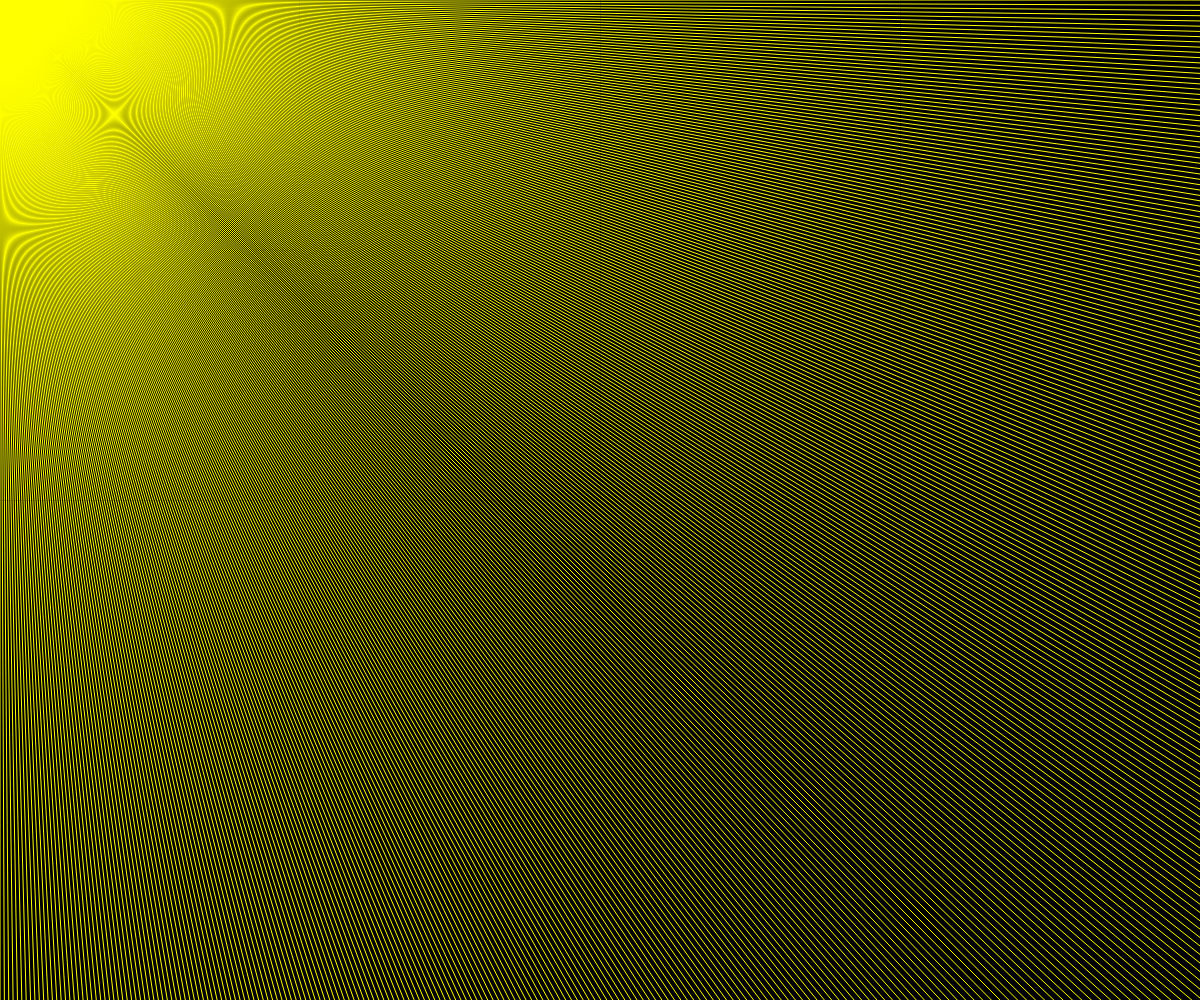
Frame 1 (no input)
Frame 60 (no input): identical to frame 1, image omitted
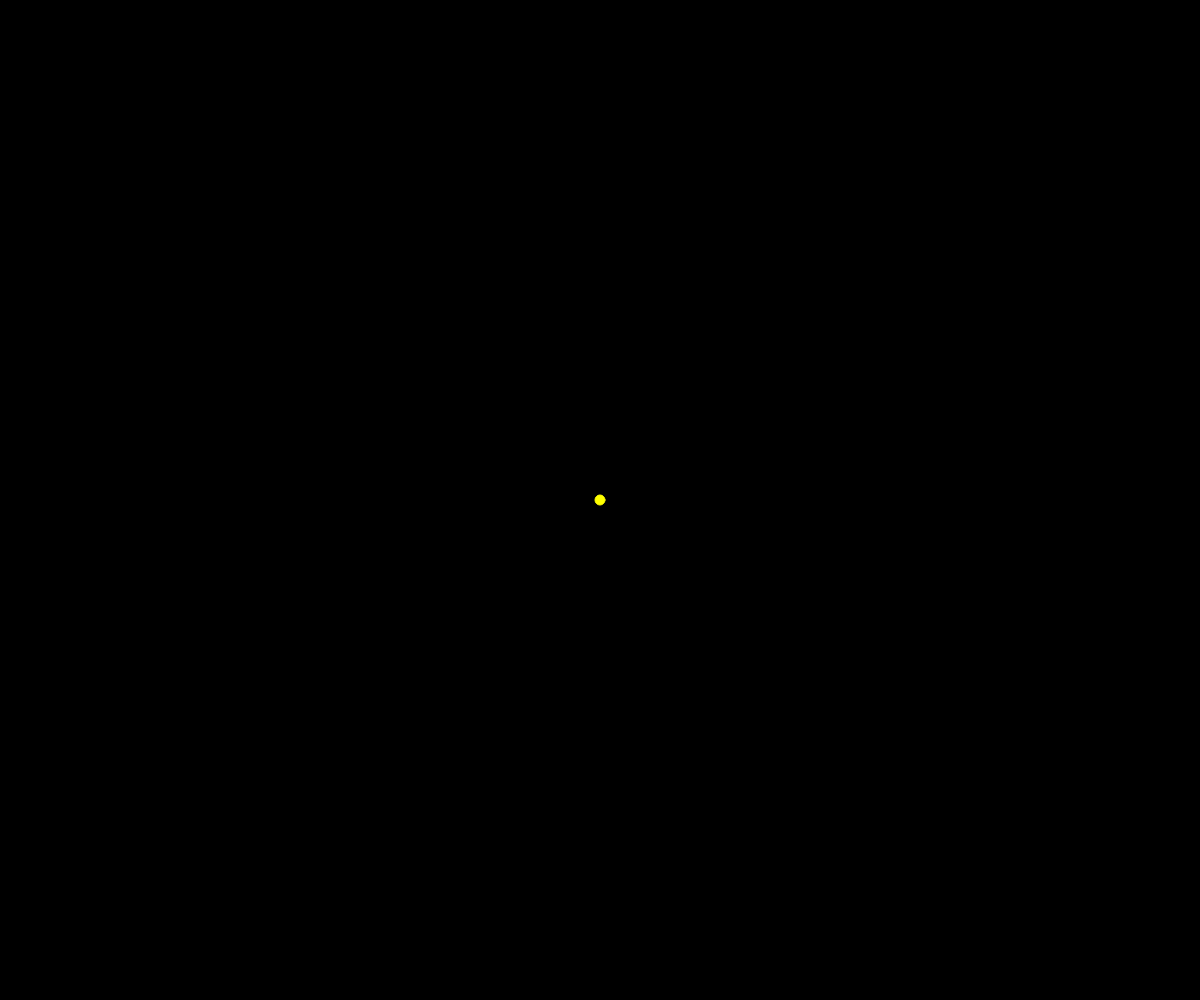
Frame 120 (the mouse pressed at the canvas centre since frame 60)

The p5.js sketch that drew these frames (run headless with seeded random() and noise() and a simulated clock; from frame 60 on, the mouse is pressed at the canvas centre):

// p5.js sketch
// ── sketch.js

var centerX, centerY;
var opac;
var radius; 
var rays;
var linesX, linesY;

function setup() {
    createCanvas(windowWidth, windowHeight);

    opac = 255;
    centerX = width/2;
    centerY = height/2;
    radius = 10;

    rays = new Array();
    for(var i = 0; i < 360; i+=0.25) 
        rays.push(new Ray(centerX, centerY, i));

    linesX = new Array();
    linesY = new Array();
}

function draw() {
    background(0);

    circleColor = color(255, 255, 0);
    fill(circleColor);
    circle(mouseX, mouseY, radius);

    for(let i = 0; i < rays.length; i++) {
        rays[i].updatePos(mouseX, mouseY);
        for(let j = 0; j+1 < linesX.length; j++) {
            if(linesX[j+1] == -1) continue;
            if(linesX[j] == -1) continue;    
            let x1 = linesX[j];
            let y1 = linesY[j];
            let x2 = linesX[j+1];
            let y2 = linesY[j+1];
            rays[i].collides(x1, y1, x2, y2);
        }
        rays[i].show();
    }

    for(let i = 0; i+1 < linesX.length; i++) {
        if(linesX[i+1] == -1) continue;
        if(linesX[i] == -1) continue;
        stroke(255);
        strokeWeight(10);
        line(linesX[i], linesY[i], linesX[i+1], linesY[i+1]);
    }
}

function mousePressed() {
    for(let i = 0; i < rays.length; i++)
        rays[i].setIsActive(false);
}

function mouseReleased() {
    for(let i = 0; i < rays.length; i++)
        rays[i].setIsActive(true);

    linesX.push(-1);
    linesY.push(-1);
}


function mouseDragged() {
    if(mouseButton == LEFT && (mouseX != pmouseX || mouseY != pmouseY)) {
        linesX.push(mouseX);
        linesY.push(mouseY);
    }
    return false;
}
// ── light.js
class Light {
    constructor(x, y, angleDistance = 0.25) {
        this.centerX = x;
        this.centerY = y;
        this.radius = 10;
        this.isActive = true;
        this.lightColor = color(255, 255, 0);
        
        this.rays = new Array();
        for(var i = 0; i < 360; i+=0.25) {
            let ray = new Ray(this.centerX, this.centerY, i);
            ray.setColor(this.lightColor);
            this.rays.push(ray);
        }
    }

    setColor(r, g, b) {
        console.log(r + " " + g + " " + b);
        this.lightColor = color(r, g, b);
        for(let i = 0; i < this.rays.length; i++) 
            this.rays[i].setColor(this.lightColor);
    }

    updatePos(x, y) {
        this.centerX = x;
        this.centerY = y;
        for(let i = 0; i < this.rays.length; i++) 
            this.rays[i].updatePos(this.centerX, this.centerY);
    }

    setIsActive(flag) {
        this.isActive = flag;
    }

    show(lines) {
        if(!this.isActive) return;

        fill(this.lightColor);
        circle(this.centerX, this.centerY, this.radius);

        for(let i = 0; i < this.rays.length; i++) {
            this.rays[i].updatePos(mouseX, mouseY);
            for(let j = 0; j+1 < lines.length; j++) {
                if(lines.x[j+1] == -1) continue;
                if(lines.x[j] == -1) continue;    
                let x1 = lines.x[j];
                let y1 = lines.y[j];
                let x2 = lines.x[j+1];
                let y2 = lines.y[j+1];
                this.rays[i].collides(x1, y1, x2, y2);
            }
            this.rays[i].show();
        }
    }
}
// ── lines.js
class Lines {
    constructor() {
        this.x = new Array();
        this.y = new Array();
        this.length = 0;
    }

    add(x, y) {
        this.x.push(x);
        this.y.push(y);
        this.length++;
    }

    show() {
        for(let i = 0; i+1 < this.x.length; i++) {
            if(this.x[i+1] == -1) continue;
            if(this.x[i] == -1) continue;
            stroke(255);
            strokeWeight(10);
            line(this.x[i], this.y[i], this.x[i+1], this.y[i+1]);
        }
    }
}
// ── ray.js
class Ray {
    constructor(x, y, theta = 0) {
        this.startX = x;
        this.startY = y; 
        this.theta = theta;
        this.len = 2*max(windowWidth, windowHeight);
        this.isActive = true;
        
        angleMode(DEGREES);
        this.endX = this.startX + this.len*cos(this.theta);
        this.endY = this.startY - this.len*sin(this.theta);
    }

    show() {
        if(!this.isActive) return;
        strokeWeight(1);
        stroke(255, 255, 0);
        line(this.startX, this.startY, this.endX, this.endY);
    }

    updatePos(x, y) {
        this.startX = x;
        this.startY = y;
        this.endX = this.startX + this.len*cos(this.theta);
        this.endY = this.startY - this.len*sin(this.theta);
    }

    collides(x3, y3, x4, y4) {
        let x1 = this.startX;
        let x2 = this.endX;
        let y1 = this.startY;
        let y2 = this.endY;
        let D = (x1 - x2)*(y3 - y4) - (x3 - x4)*(y1 - y2);
        let t = (x1 - x3)*(y3 - y4) - (y1 - y3)*(x3 - x4);
        let u = (x1 - x3)*(y1 - y2) - (y1 - y3)*(x1 - x2);
        if(D == 0) return;
        t /= D;
        u /= D;
        if(0<=u && u<=1 && 0<=t && t<=1) {
            let px = x1 + t*(x2 - x1);
            let py = y1 + t*(y2 - y1);    
            this.endX = px;
            this.endY = py;
        }
    }

    setIsActive(isActive) {
        this.isActive = isActive;
    }
}
